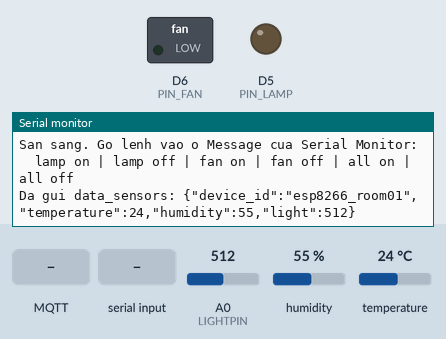
Simulated run of this sketch. Board: ESP8266 (NodeMCU). Parts: switched loads named in the sketch (green lamp = pin HIGH), output pins drawn as LEDs (lit = HIGH), the last lines printed to the serial monitor. The test bench sets the inputs (shaded band); at power-on: A0 (LIGHTPIN) = 512, humidity 55 %, temperature 24 °C. WiFi joins after 1.5 s; servers stay silent unless stated; no MQTT or app messages arrive unless stated.

Above: at 4.8 s.
4.9 s: MQTT message "ON" arrives on the first subscribed topic
At 5.3 s:
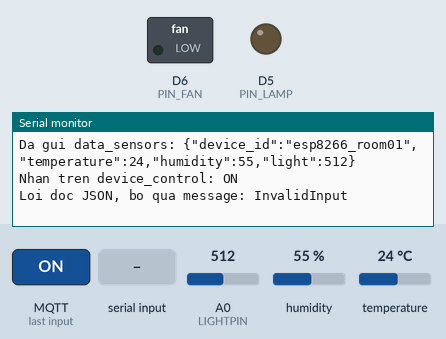
6.4 s: "ON\n" received over Serial
At 7.5 s:
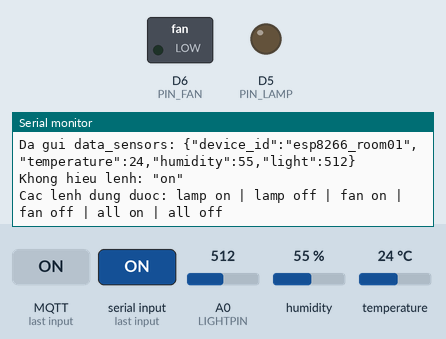
7.9 s: MQTT message "lamp on" arrives on the first subscribed topic
At 8.04 s:
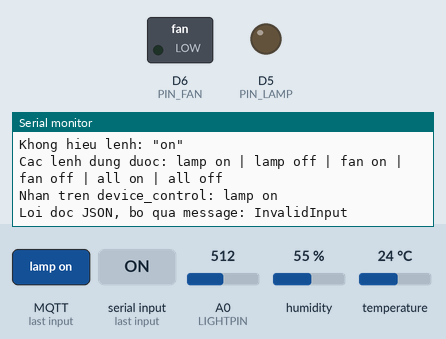
9.4 s: "lamp on\n" received over Serial
At 9.9 s:
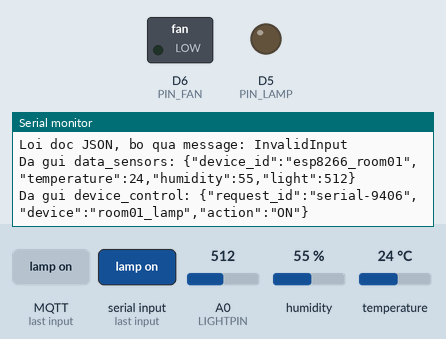
10.9 s: MQTT message "den on" arrives on the first subscribed topic
At 11.8 s:
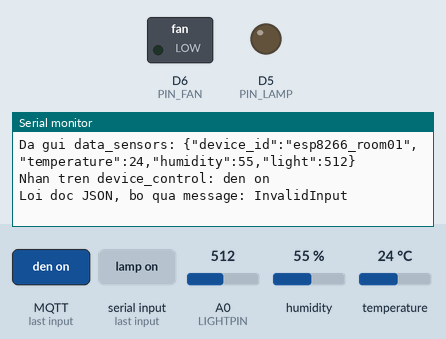
12.4 s: "lamp off\n" received over Serial
At 13.2 s:
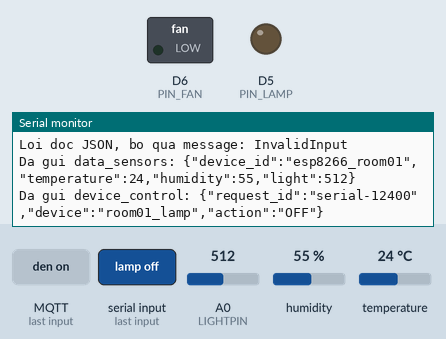

Measured:
- after the input at 4.9 s, the serial monitor: prints a new line at once (image 1)
- after the input at 6.4 s, the serial monitor: prints a new line at once (image 2)
- after the input at 7.9 s, the serial monitor: prints a new line at once (image 3)
- after the input at 9.4 s, the serial monitor: prints a new line at once (image 4)
- after the input at 10.9 s, the serial monitor: prints a new line at once (image 5)
- after the input at 12.4 s, the serial monitor: prints a new line at once (image 6)

The sketch:

esp8266_room01.ino
```cpp
/*
  ESP8266 — Giám sát & điều khiển phòng qua MQTT
  Node: esp8266_room01

  Chân đấu dây (theo firmware/HuongDanLapRap.md):
    DHT11        -> D4
    LM393 (DO)   -> A0   (module chỉ có DO, chưa có AO — xem CLAUDE.md §0.3)
    LED "Đèn"    -> D5   (mã nghiệp vụ: room01_lamp)
    LED "Quạt"   -> D6   (mã nghiệp vụ: room01_fan)

  Thư viện cần cài qua Library Manager (Sketch > Include Library > Manage Libraries):
    - "DHT sensor library" by Adafruit          (kèm theo "Adafruit Unified Sensor")
    - "MQTT" by Joel Gaehwiler                  (tìm bằng từ khoá "lwmqtt" nếu không thấy ngay)
    - "ArduinoJson" by Benoit Blanchon           (bản 7.x)

  Board: đảm bảo đã cài gói "esp8266" trong Boards Manager, chọn đúng board
  NodeMCU 1.0 (ESP-12E Module) trước khi Upload.
*/

#include <ESP8266WiFi.h>
#include <MQTT.h>
#include <DHT.h>
#include <ArduinoJson.h>

// ------------------ CẤU HÌNH — THÔNG TIN ------------------
// Tài khoản WiFi và MQTT nằm ở secrets.h — file đó KHÔNG commit lên GitHub.
// Chưa có thì chép secrets.example.h thành secrets.h rồi điền giá trị thật.
// Arduino IDE tự mở secrets.h thành một tab cạnh file này.
#include "secrets.h"
const char* MQTT_HOST = "172.20.10.5";   // IP LAN của máy chạy Mosquitto — xem lại bằng ipconfig nếu đổi
const int   MQTT_PORT = 1884;
// -----------------------------------------------------------------------------

#define DHTPIN    D4
#define DHTTYPE   DHT11
#define LIGHTPIN  A0
#define PIN_LAMP  D5
#define PIN_FAN   D6

const char* NODE_ID = "esp8266_room01";
// In ra ngay đầu Serial Monitor để biết chắc mạch đang chạy bản nào — đổi mỗi lần sửa firmware.
const char* FW_VERSION = "2026-10-22 dao-anh-sang";
const unsigned long SEND_INTERVAL = 2000;   // 2 giây/lần
unsigned long lastSend = 0;

WiFiClient net;
MQTTClient client(256);   // Mặc định 128 byte KHÔNG đủ cho payload device_control (~110 byte)
DHT dht(DHTPIN, DHTTYPE);

// Bảng tra mã thiết bị -> chân GPIO. Thêm thiết bị thứ 3 chỉ cần thêm 1 dòng.
struct DeviceMap { const char* code; uint8_t pin; };
DeviceMap DEVICES[] = {
  { "room01_lamp", PIN_LAMP },
  { "room01_fan",  PIN_FAN  },
};
const int DEVICE_COUNT = sizeof(DEVICES) / sizeof(DEVICES[0]);

// ⚠️ Hàng đợi phản hồi — KHÔNG gọi client.publish() bên trong onMqttMessage().
// Thư viện arduino-mqtt dùng CHUNG một bộ đệm 256 byte cho cả nhận lẫn gửi, nên publish
// ngay trong callback là ghi đè lên chính message đang được xử lý. Một gói thì thường
// thoát, hai gói liên tiếp (lệnh gộp) thì hỏng máy trạng thái: broker ngắt kết nối, ESP
// nối lại và bắn ra một loạt gói REPORT của connectMQTT() — đúng hiện tượng ngày 24/09.
// Vì vậy callback chỉ xếp hàng, loop() mới gửi thật.
struct PendingResponse {
  char        requestId[48];
  const char* device;   // trỏ vào DEVICES[].code — chuỗi tĩnh, sống lâu hơn JsonDocument tạm
  const char* state;
  const char* status;
};
PendingResponse RESP_QUEUE[4];
int respCount = 0;

// Chỉ báo trạng thái ở lần vào broker đầu tiên sau khi khởi động — xem publishStateReport().
bool firstConnect = true;

// Mã gộp: một lệnh áp dụng cho MỌI thiết bị trong bảng trên (tắt/bật hết một lượt).
// Không có dòng nào mang mã này trong bảng devices_device của CSDL — xem ghi chú ở
// onMqttMessage() về cách firmware trả lời để giao diện vẫn đúng khi backend chưa sửa.
const char* ALL_DEVICES_CODE = "all";

void connectWiFi() {
  Serial.print("Dang ket noi WiFi");
  WiFi.mode(WIFI_STA);
  WiFi.begin(WIFI_SSID, WIFI_PASS);
  while (WiFi.status() != WL_CONNECTED) {
    delay(500);
    Serial.print(".");
  }
  Serial.println(" OK, IP: " + WiFi.localIP().toString());
}

void onMqttMessage(String &topic, String &payload) {
  Serial.println("Nhan tren " + topic + ": " + payload);

  JsonDocument doc;
  DeserializationError err = deserializeJson(doc, payload);
  if (err) {
    Serial.print("Loi doc JSON, bo qua message: ");
    Serial.println(err.c_str());
    return;
  }

  const char* requestId = doc["request_id"] | "";
  const char* device    = doc["device"]     | "";
  const char* action    = doc["action"]     | "";

  // Lệnh gộp: đặt toàn bộ thiết bị về cùng một trạng thái, trả lời MỖI THIẾT BỊ MỘT GÓI
  // SUCCESS/FAILED mang đúng mã thật của nó (không gói nào mang chữ "all", vì mã đó không
  // có trong bảng devices_device). Cả mấy gói dùng chung `request_id` của lệnh gốc.
  // ⚠️ Backend hiện tra `request_id` ra bản ghi action_history rồi mới cập nhật; lệnh gộp
  // không đi qua API nên không khớp được bản ghi nào ⇒ backend bỏ qua, CSDL và giao diện
  // web CHƯA đổi theo. Phải thêm endpoint điều khiển gộp ở backend thì mới đủ.
  if (strcmp(device, ALL_DEVICES_CODE) == 0) {
    bool turnOnAll = (strcmp(action, "ON") == 0);
    Serial.printf("Lenh gop \"%s\": dat %d thiet bi ve %s\n",
                  device, DEVICE_COUNT, turnOnAll ? "ON" : "OFF");
    for (int i = 0; i < DEVICE_COUNT; i++) {
      digitalWrite(DEVICES[i].pin, turnOnAll ? HIGH : LOW);
      queueCommandResult(requestId, DEVICES[i].code, turnOnAll ? "ON" : "OFF", "SUCCESS");
    }
    return;
  }

  int index = -1;
  for (int i = 0; i < DEVICE_COUNT; i++) {
    if (strcmp(device, DEVICES[i].code) == 0) { index = i; break; }
  }
  if (index == -1) {
    Serial.printf("Bo qua: khong co thiet bi ma \"%s\" trong bang anh xa\n", device);
    return;   // Firmware phải bỏ qua thiết bị lạ, không tự bật chân đầu tiên (05-API.md §6.3)
  }

  bool turnOn = (strcmp(action, "ON") == 0);
  digitalWrite(DEVICES[index].pin, turnOn ? HIGH : LOW);
  queueCommandResult(requestId, DEVICES[index].code, turnOn ? "ON" : "OFF", "SUCCESS");
}

// Xếp một phản hồi vào hàng đợi. Gọi từ callback; việc gửi để loop() làm.
void queueCommandResult(const char* requestId, const char* device,
                        const char* state, const char* status) {
  const int QUEUE_SIZE = sizeof(RESP_QUEUE) / sizeof(RESP_QUEUE[0]);
  if (respCount >= QUEUE_SIZE) {
    Serial.println("Hang doi phan hoi day, bo qua mot goi device_respond");
    return;
  }
  PendingResponse &item = RESP_QUEUE[respCount++];
  strncpy(item.requestId, requestId, sizeof(item.requestId) - 1);
  item.requestId[sizeof(item.requestId) - 1] = '\0';   // requestId trỏ vào JsonDocument tạm ⇒ phải chép
  item.device = device;
  item.state  = state;
  item.status = status;
}

// Gửi hết hàng đợi. Chỉ gọi từ loop(), sau khi client.loop() đã xử lý xong message.
// Giữa hai gói phải nhường lượt cho client.loop(): publish QoS 1 chờ broker trả PUBACK,
// bắn liên tiếp mà không cho thư viện đọc PUBACK của gói trước thì gói sau hết giờ chờ
// (mặc định 1 giây) và lwmqtt coi như mất kết nối — mạch nối lại, sinh ra loạt gói REPORT.
void flushCommandResults() {
  for (int i = 0; i < respCount; i++) {
    if (!client.connected()) {
      Serial.println("Mat ket noi giua chung, bo cac phan hoi con lai trong hang doi");
      break;
    }
    publishCommandResult(RESP_QUEUE[i].requestId, RESP_QUEUE[i].device,
                         RESP_QUEUE[i].state, RESP_QUEUE[i].status);
    client.loop();
    delay(10);
  }
  respCount = 0;
}

// Một gói device_respond xác nhận lệnh đã thực thi (SD-02). Dùng cho cả lệnh một thiết bị
// lẫn từng thiết bị trong lệnh gộp, nên mọi gói có cùng hình dạng — backend chỉ cần một
// nhánh xử lý. `status` là "SUCCESS" hoặc "FAILED" (05-API.md §6.3).
void publishCommandResult(const char* requestId, const char* device,
                          const char* state, const char* status) {
  JsonDocument resp;
  resp["request_id"] = requestId;
  resp["device"]     = device;
  resp["state"]      = state;
  resp["status"]     = status;
  String out;
  serializeJson(resp, out);
  client.publish("device_respond", out, false, 1);   // QoS 1, khong retain
  Serial.println("Da gui device_respond: " + out);
}

// Gửi một lệnh device_control lên broker y như backend vẫn làm.
// Chính ESP này đang subscribe device_control nên sẽ tự nhận lại và thực thi,
// nhờ vậy lệnh gõ từ Serial Monitor đi đúng luồng MQTT, không đi tắt.
void publishControl(const char* device, const char* action) {
  if (!client.connected()) {
    Serial.println("Chua ket noi broker, bo qua lenh vua go");
    return;
  }
  JsonDocument cmd;
  cmd["request_id"] = "serial-" + String(millis());
  cmd["device"]     = device;
  cmd["action"]     = action;
  String out;
  serializeJson(cmd, out);
  client.publish("device_control", out, false, 1);
  Serial.println("Da gui device_control: " + out);
}

// Đọc lệnh gõ trong ô Message của Serial Monitor.
// Đặt ô line ending của Serial Monitor là "New Line" thì gõ xong Enter là chạy ngay.
void handleSerialCommand() {
  if (!Serial.available()) return;

  String line = Serial.readStringUntil('\n');
  line.trim();
  line.toLowerCase();
  if (line.length() == 0) return;

  if      (line == "lamp on"  || line == "den on")   publishControl("room01_lamp", "ON");
  else if (line == "lamp off" || line == "den off")  publishControl("room01_lamp", "OFF");
  else if (line == "fan on"   || line == "quat on")  publishControl("room01_fan",  "ON");
  else if (line == "fan off"  || line == "quat off") publishControl("room01_fan",  "OFF");
  else if (line == "all on"   || line == "bat het")  publishControl(ALL_DEVICES_CODE, "ON");
  else if (line == "all off"  || line == "tat het")  publishControl(ALL_DEVICES_CODE, "OFF");
  else {
    Serial.println("Khong hieu lenh: \"" + line + "\"");
    Serial.println("Cac lenh dung duoc: lamp on | lamp off | fan on | fan off | all on | all off");
  }
}

void connectMQTT() {
  client.begin(MQTT_HOST, MQTT_PORT, net);
  client.onMessage(onMqttMessage);

  String clientId = String(NODE_ID) + "_" + String(ESP.getChipId(), HEX);
  Serial.print("Dang ket noi MQTT broker voi tai khoan \"" + String(MQTT_USER) + "\" (client ID: " + clientId + ")");
  while (!client.connect(clientId.c_str(), MQTT_USER, MQTT_PASS)) {
    delay(1000);
    Serial.print(".");
  }
  Serial.println(" OK");
  client.subscribe("device_control", 1);
  if (firstConnect) {
    firstConnect = false;
    publishStateReport();
  }
}

// Báo trạng thái THẬT của từng thiết bị, CHỈ ở lần vào broker đầu tiên sau khi khởi động.
// Mất điện rồi cắm lại, setup() đặt mọi chân về LOW nên đèn đang tắt — nhưng CSDL và
// giao diện vẫn nhớ "ON" từ trước. Gói này giúp backend sửa lại cho đúng phần cứng.
// Đi chung topic device_respond, phân biệt bằng status "REPORT" và KHÔNG có request_id.
// ⚠️ Trước đây gửi ở MỌI lần nối lại broker, nên mỗi lần rớt sóng là cửa sổ device_respond
// lại có một cụm REPORT xen vào giữa các gói SUCCESS. Mất điện thì mạch khởi động lại
// (firstConnect = true) nên tình huống cần đồng bộ vẫn được phủ.
void publishStateReport() {
  for (int i = 0; i < DEVICE_COUNT; i++) {
    JsonDocument doc;
    doc["device"] = DEVICES[i].code;
    doc["state"]  = digitalRead(DEVICES[i].pin) == HIGH ? "ON" : "OFF";
    doc["status"] = "REPORT";
    String out;
    serializeJson(doc, out);
    client.publish("device_respond", out, false, 1);
    Serial.println("Da bao trang thai: " + out);
    client.loop();
    delay(10);
  }
}

void publishSensorData() {
  float t = dht.readTemperature();
  float h = dht.readHumidity();
  // Quang trở trên module LM393 nối kiểu chia áp: càng sáng điện trở càng nhỏ -> điện áp ra
  // càng THẤP, nên analogRead() ra số nhỏ khi sáng và ~1024 khi bị che. Đảo lại để giá trị
  // gửi lên tăng theo độ sáng. ADC của ESP8266 trả 0..1024 nên lấy 1024 trừ đi.
  // Module chỉ có DO -> tạm thời chỉ ra ~0 (tối) hoặc ~1024 (sáng).
  int   l = 1024 - analogRead(LIGHTPIN);

  JsonDocument doc;
  doc["device_id"] = NODE_ID;
  if (!isnan(t)) doc["temperature"] = t;
  if (!isnan(h)) doc["humidity"] = h;
  doc["light"] = l;

  String out;
  serializeJson(doc, out);
  client.publish("data_sensors", out, false, 0);   // QoS 0 (05-API.md §6.2)
  Serial.println("Da gui data_sensors: " + out);
}

void setup() {
  Serial.begin(115200);
  Serial.println();
  Serial.println("=== " + String(NODE_ID) + " — firmware " + FW_VERSION + " ===");
  pinMode(PIN_LAMP, OUTPUT);
  pinMode(PIN_FAN, OUTPUT);
  digitalWrite(PIN_LAMP, LOW);
  digitalWrite(PIN_FAN, LOW);

  dht.begin();
  // Lần đọc DHT11 đầu tiên sau khi cấp điện ra số rác (đo được 0.9 °C / 0 % ngày 18/09/2026)
  // chứ không ra NaN, nên isnan() không lọc được. Chờ cảm biến ổn định, đọc nháp một lần rồi bỏ.
  delay(2000);
  dht.read();
  // Thư viện DHT trả lại kết quả CŨ nếu hai lần đọc cách nhau < 2 giây. Đặt mốc ở đây để
  // lần gửi data_sensors đầu tiên chắc chắn đọc lại cảm biến, không dùng lại số rác vừa bỏ.
  lastSend = millis();
  connectWiFi();
  connectMQTT();

  Serial.println("San sang. Go lenh vao o Message cua Serial Monitor:");
  Serial.println("  lamp on | lamp off | fan on | fan off | all on | all off");
}

void loop() {
  client.loop();
  delay(10);   // Khuyến nghị của thư viện arduino-mqtt trên ESP8266 (CLAUDE.md §5.5)

  if (!client.connected()) {
    connectMQTT();
  }

  flushCommandResults();   // Gửi phản hồi của message vừa nhận — phải ở NGOÀI callback
  handleSerialCommand();

  if (millis() - lastSend > SEND_INTERVAL) {
    lastSend = millis();
    publishSensorData();
  }
}
```

secrets.example.h
```cpp
#pragma once
// Chép file này thành `secrets.h` (cùng thư mục) rồi điền giá trị thật.
// `secrets.h` nằm trong .gitignore nên không bị đẩy lên GitHub.

const char* WIFI_SSID = "ten-wifi";
const char* WIFI_PASS = "mat-khau-wifi";
const char* MQTT_USER = "iotuser";       // tài khoản khai trong mosquitto passwd
const char* MQTT_PASS = "mat-khau-mqtt";
```
